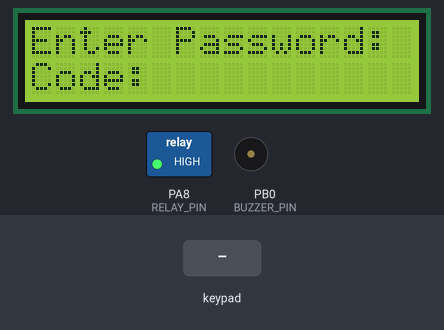
The sketch below on a simulated STM32 Blue Pill. On the bench: 16×2 character LCD, switched loads named in the sketch (green lamp = pin HIGH), buzzer (waves = sounding). The test bench sets the inputs (shaded band). What the sketch prints to the serial monitor is not drawn.

Above: at 2.5 s.
2.6 s: keypad keys 1 2 3 4 # pressed 0.4 s apart
At 5.7 s:
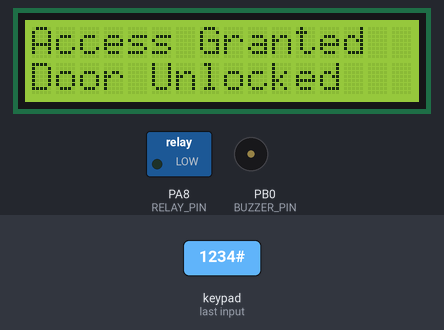
6.1 s: key 'B' pressed
At 6.7 s:
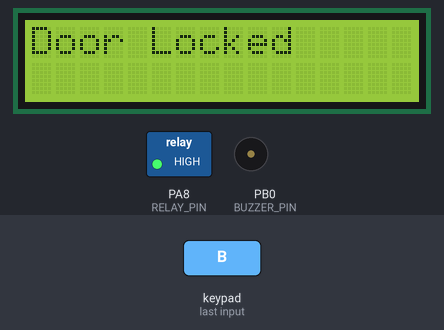
8.4 s: keypad keys 1 3 9 7 # pressed 0.4 s apart
At 10.6 s:
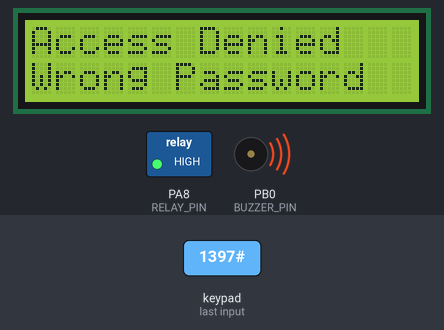
13.4 s: key 'A' pressed
At 14.4 s:
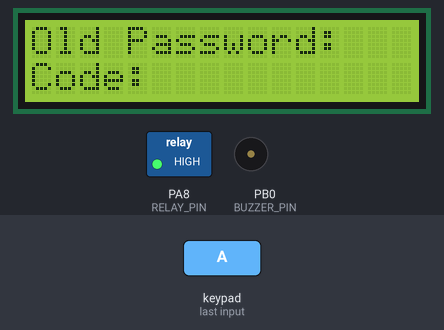
14.9 s: keypad keys 1 2 3 4 pressed 0.4 s apart
At 17.2 s:
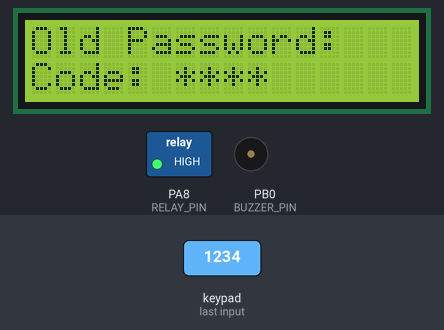
18.0 s: key '#' pressed
At 19.0 s:
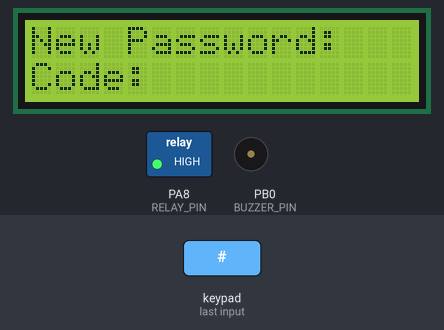
Timing chart, 0 to 20.5 s (numbered marks = the images above; inputs shaded):
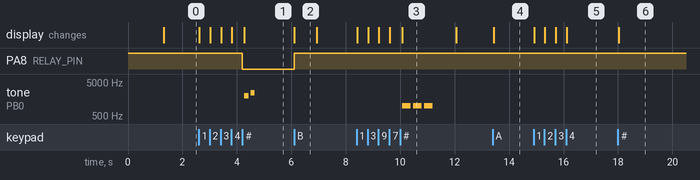

The sketch:

doo_lock.ino
```cpp
#include <Wire.h>
#include <LiquidCrystal_I2C.h>
#include <Keypad.h>

// LCD
LiquidCrystal_I2C lcd(0x27, 16, 2);

// KEYPAD
const byte ROWS = 4;
const byte COLS = 4;

char keys[ROWS][COLS] = {
  {'1','2','3','A'},
  {'4','5','6','B'},
  {'7','8','9','C'},
  {'*','0','#','D'}
};

byte rowPins[ROWS] = {PA0, PA1, PA2, PA3};
byte colPins[COLS] = {PA4, PA5, PA6, PA7};

Keypad keypad = Keypad(
  makeKeymap(keys), rowPins, colPins, ROWS, COLS
);

// PINS
const int RELAY_PIN = PA8;
const int BUZZER_PIN = PB0;

// Set true for active-LOW relay modules.
// If relay works in reverse, test false.
const bool RELAY_ACTIVE_LOW = true;

// PASSWORD
String password = "1234";
String entered = "";
String newPassword = "";
String confirmPassword = "";

enum State {
  LOCKED,
  UNLOCKED,
  OLD_PASSWORD,
  NEW_PASSWORD,
  CONFIRM_PASSWORD
};

State state = LOCKED;

unsigned long unlockStarted = 0;
const unsigned long UNLOCK_TIME = 5000;

// RELAY
void relayON() {
  digitalWrite(RELAY_PIN,
    RELAY_ACTIVE_LOW ? LOW : HIGH);
}

void relayOFF() {
  digitalWrite(RELAY_PIN,
    RELAY_ACTIVE_LOW ? HIGH : LOW);
}

// BUZZER: passive buzzer
void beep(int frequency, int duration) {
  unsigned long period = 1000000UL / frequency;
  unsigned long half = period / 2;
  unsigned long cycles =
      ((unsigned long)duration * 1000UL) / period;

  for (unsigned long i = 0; i < cycles; i++) {
    digitalWrite(BUZZER_PIN, HIGH);
    delayMicroseconds(half);
    digitalWrite(BUZZER_PIN, LOW);
    delayMicroseconds(half);
  }
}

void successSound() {
  beep(2000, 150);
  delay(80);
  beep(2500, 150);
}

void wrongSound() {
  for (byte i = 0; i < 3; i++) {
    beep(1000, 300);
    delay(100);
  }
}

void showScreen() {
  entered = "";
  lcd.clear();
  lcd.setCursor(0, 0);
  lcd.print("Enter Password:");
  lcd.setCursor(0, 1);
  lcd.print("Code: ");
}

void showEntry() {
  lcd.setCursor(0, 1);
  lcd.print("Code: ");
  for (byte i = 0; i < entered.length(); i++) {
    lcd.print('*');
  }
  for (byte i = entered.length(); i < 10; i++) {
    lcd.print(' ');
  }
}

void unlockDoor() {
  relayON();
  state = UNLOCKED;
  unlockStarted = millis();

  lcd.clear();
  lcd.setCursor(0, 0);
  lcd.print("Access Granted");
  lcd.setCursor(0, 1);
  lcd.print("Door Unlocked");

  successSound();
  Serial.println("Access Granted");
}

void lockDoor() {
  relayOFF();
  state = LOCKED;
  entered = "";

  lcd.clear();
  lcd.setCursor(0, 0);
  lcd.print("Door Locked");
  delay(800);
  showScreen();

  Serial.println("Door Locked");
}

void wrongPassword() {
  relayOFF();

  lcd.clear();
  lcd.setCursor(0, 0);
  lcd.print("Access Denied");
  lcd.setCursor(0, 1);
  lcd.print("Wrong Password");

  Serial.println("Wrong Password");
  wrongSound();

  delay(800);
  state = LOCKED;
  showScreen();
}

void beginChange() {
  entered = "";
  newPassword = "";
  state = OLD_PASSWORD;

  lcd.clear();
  lcd.print("Old Password:");
  showEntry();
}

void processSubmit() {
  switch (state) {
    case LOCKED:
      if (entered == password) {
        entered = "";
        unlockDoor();
      } else {
        entered = "";
        wrongPassword();
      }
      break;

    case OLD_PASSWORD:
      if (entered == password) {
        entered = "";
        state = NEW_PASSWORD;
        lcd.clear();
        lcd.print("New Password:");
        showEntry();
      } else {
        entered = "";
        wrongPassword();
      }
      break;

    case NEW_PASSWORD:
      if (entered.length() == 4) {
        newPassword = entered;
        entered = "";
        state = CONFIRM_PASSWORD;

        lcd.clear();
        lcd.print("Confirm Password");
        showEntry();
      } else {
        entered = "";
        lcd.clear();
        lcd.print("Use 4 Digits");
        delay(800);
        lcd.clear();
        lcd.print("New Password:");
        showEntry();
      }
      break;

    case CONFIRM_PASSWORD:
      if (entered == newPassword &&
          entered.length() == 4) {
        password = newPassword;
        lcd.clear();
        lcd.print("Password Changed");
        successSound();
        Serial.println("Password changed");
      } else {
        lcd.clear();
        lcd.print("Password Mismatch");
        wrongSound();
      }

      entered = "";
      newPassword = "";
      state = LOCKED;
      delay(1000);
      showScreen();
      break;

    case UNLOCKED:
      break;
  }
}

void setup() {
  Serial.begin(115200);

  pinMode(RELAY_PIN, OUTPUT);
  relayOFF();

  pinMode(BUZZER_PIN, OUTPUT);
  digitalWrite(BUZZER_PIN, LOW);

  Wire.setSCL(PB6);
  Wire.setSDA(PB7);
  Wire.begin();

  lcd.init();
  lcd.backlight();

  lcd.setCursor(0, 0);
  lcd.print("PASSWORD DOOR");
  lcd.setCursor(0, 1);
  lcd.print("Starting...");
  delay(1200);

  showScreen();
}

void loop() {
  if (state == UNLOCKED &&
      millis() - unlockStarted >= UNLOCK_TIME) {
    lockDoor();
  }

  char key = keypad.getKey();
  if (!key) return;

  if (state == UNLOCKED) {
    if (key == 'B') {
      lockDoor();
    }
    return;
  }

  if (key == '*') {
    entered = "";
    if (state == OLD_PASSWORD ||
        state == NEW_PASSWORD ||
        state == CONFIRM_PASSWORD) {
      state = LOCKED;
    }
    showScreen();
    return;
  }

  if (key == 'A' && state == LOCKED) {
    beginChange();
    return;
  }

  if (key == '#' ) {
    if (entered.length() > 0) {
      processSubmit();
    }
    return;
  }

  if (key >= '0' && key <= '9' &&
      entered.length() < 4) {
    entered += key;
    showEntry();
  }
}
```

Measured:
- after the input at 2.6 s, PA8 (RELAY_PIN): HIGH → LOW after 1.6 s; tone on PB0 (BUZZER_PIN): silent → 1969 Hz after 1.7 s, → silent 0.16 s later, → 2451 Hz 0.07 s later, → silent 0.16 s later; the display: first changes at once (image 1 shows a later state)
- after the input at 6.1 s, PA8 (RELAY_PIN): LOW → HIGH at once; the display: changes at once (image 2)
- after the input at 8.4 s, tone on PB0 (BUZZER_PIN): alternates 992 Hz for 0.32 s and silent for 0.08 s, 6 changes in all, then stays silent, starting after 1.7 s; the display: first changes at once (image 3 shows a later state)
- after the input at 13.4 s, the display: changes at once (image 4)
- after the input at 14.9 s, the display: first changes at once (image 5 shows a later state)
- after the input at 18.0 s, the display: changes at once (image 6)
- what the display in image 2 shows lasts 0.8 s, from 6.1 s to 6.9 s
